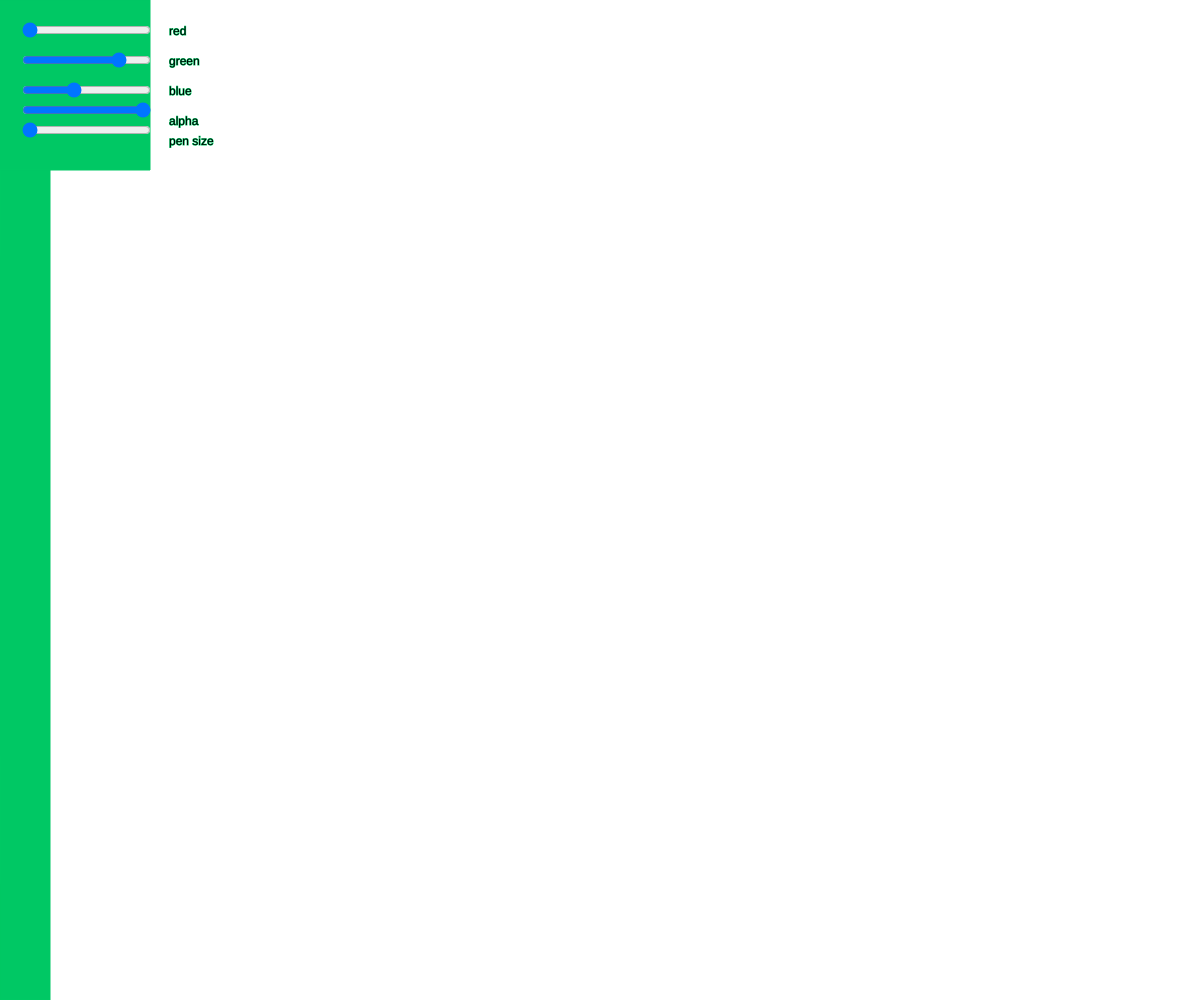
Frame 1 (no input)
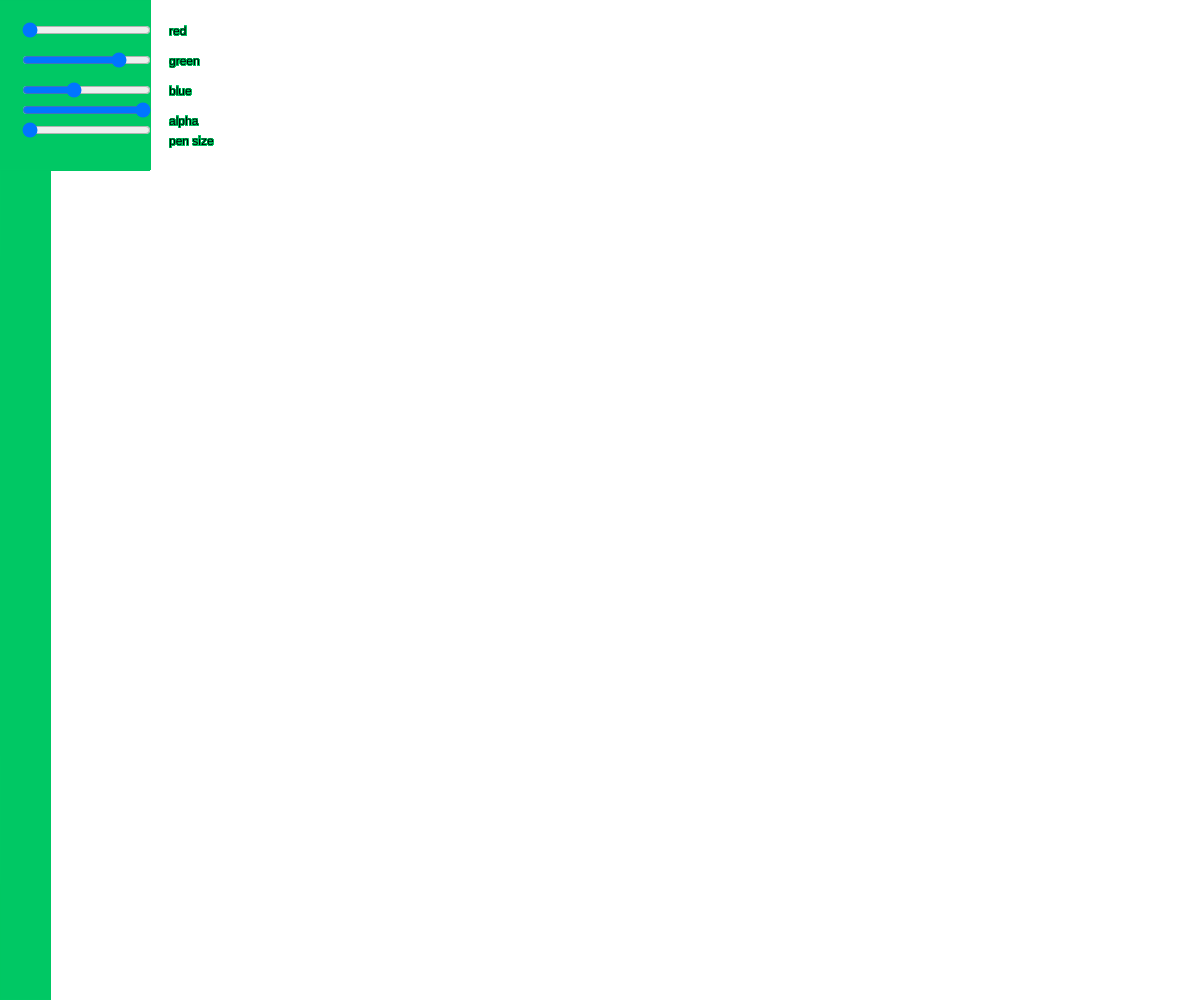
Frame 60 (no input)
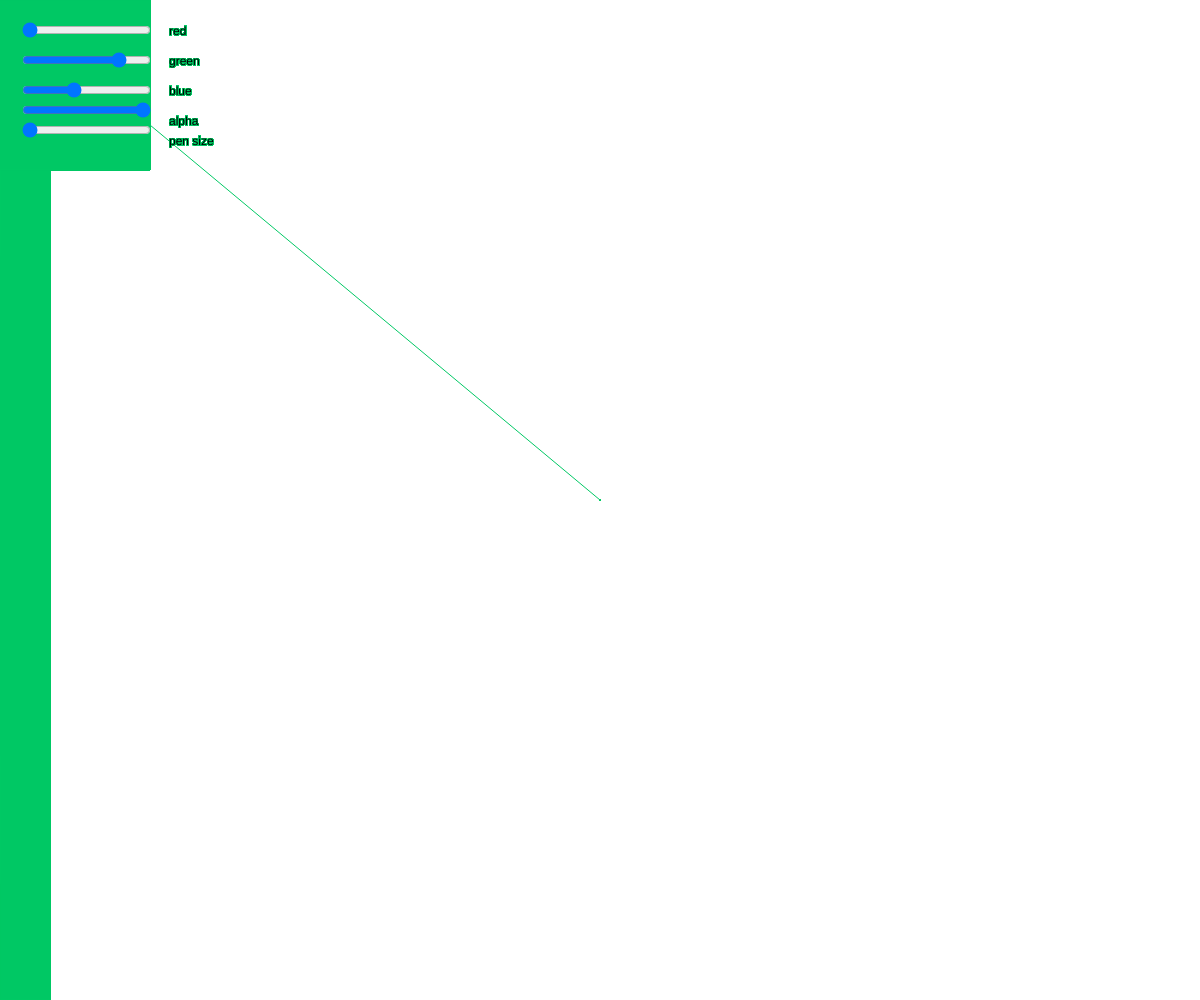
Frame 120 (the mouse pressed at the canvas centre since frame 60)

The p5.js sketch that drew these frames (run headless with seeded random() and noise() and a simulated clock; from frame 60 on, the mouse is pressed at the canvas centre):

// p5.js sketch
// ── sketch.js
let paint_mode = false


function setup() {

    createCanvas(windowWidth, windowHeight);
    background(255);
    strokeWeight(1);
    
   //  fill(200);
   // rect(0, 0, 50, height);
    
    
  // create color and size sliders
    //rgb
  rSlider = createSlider(0, 255, 0);
  rSlider.position(20, 20);
  gSlider = createSlider(0, 255, 200);
  gSlider.position(20, 50);
  bSlider = createSlider(0, 255, 100);
  bSlider.position(20, 80);
    //brush size
  sSlider = createSlider(1, 200, 1);
  sSlider.position(20, 120);  
    //alpha
 aSlider = createSlider(0, 255, 255);
 aSlider.position(20, 100);
  
    
}

//canvas will still fill if you resize window
function windowResized() {
    resizeCanvas(windowWidth,windowHeight)
}


function draw() {

   
 const r = rSlider.value();
  const g = gSlider.value();
  const b = bSlider.value();
const s =sSlider.value(); 
 const a=aSlider.value();
  stroke(r, g, b, a);
push()
    strokeWeight(1)
  text('red', rSlider.x * 2 + rSlider.width, 35);
  text('green', gSlider.x * 2 + gSlider.width, 65);
  text('blue', bSlider.x * 2 + bSlider.width, 95);
  text('pen size', sSlider.x * 2 + sSlider.width, 145);
  text('alpha', aSlider.x * 2 + sSlider.width, 125);

     fill(r, g, b, a);
    
        //show current color
    rect(0, 0, 50, height);
    rect(0, 0, 150, 170);
pop()
        strokeWeight(s);
    
    
    if (paint_mode == true) {
        // draw from the previous mouse position to the current mouse position
        line(pmouseX, pmouseY, mouseX, mouseY)       
 
    }
    
}
    
   function mousePressed() {
   paint_mode = true
}

function mouseReleased() {
    paint_mode = false
}
